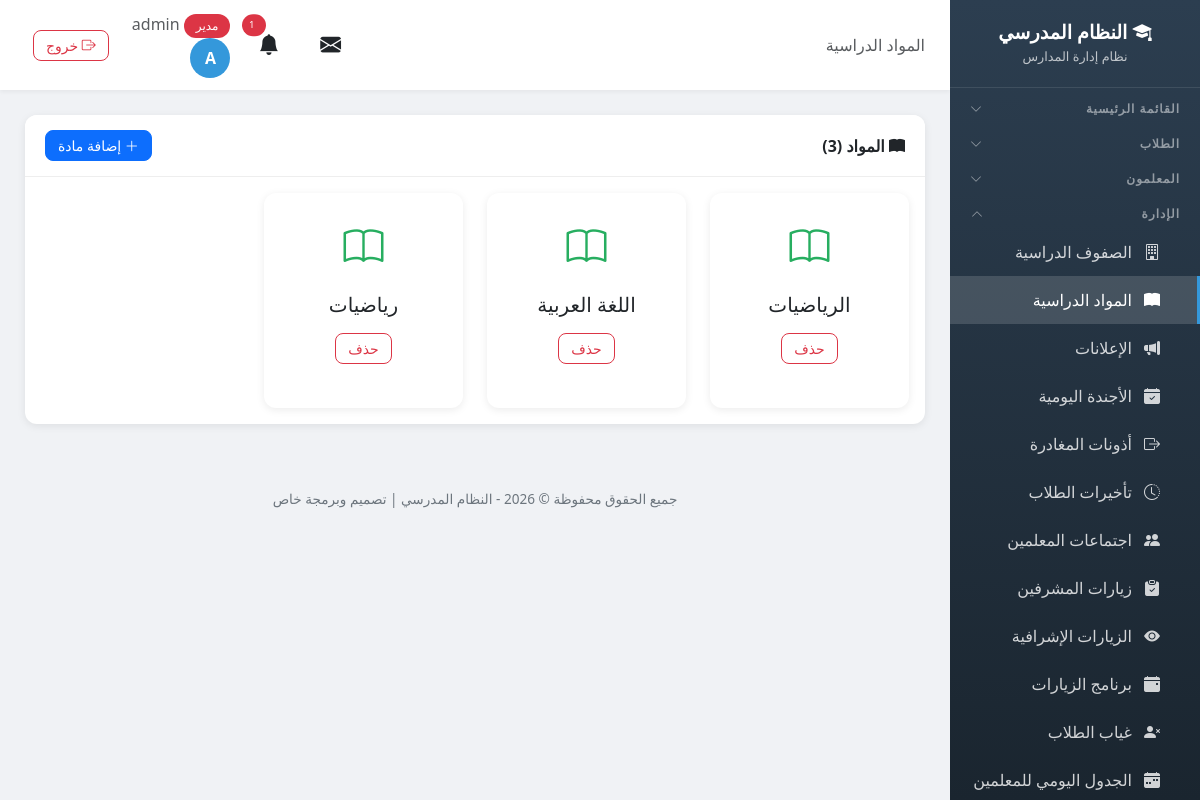
/subjects/ (signed in), run on the app's committed database.
### school/models.py (models this page shows, shortened)
class Profile(models.Model):
    ROLE_CHOICES = [
        ('admin', 'مدير'),
        ('vice_principal', 'نائب مدير'),
        ('secretary', 'سكرتير'),
        ('teacher', 'معلم'),
        ('student', 'طالب'),
    ]
    user = models.OneToOneField(User, on_delete=models.CASCADE, related_name='profile')
    role = models.CharField('الدور', max_length=20, choices=ROLE_CHOICES, default='student')
    phone = models.CharField('رقم الهاتف', max_length=20, blank=True)

class Subject(models.Model):
    name = models.CharField('اسم المادة', max_length=100, unique=True)
    class Meta:
        verbose_name = 'مادة'
        verbose_name_plural = 'المواد'

### school/views.py (the view)
# urls.py: path('subjects/', views.subject_list, name='subject_list'),
@login_required
def subject_list(request):
    if request.user.profile.role != 'admin':
        messages.error(request, 'ليس لديك صلاحية للوصول إلى هذه الصفحة')
        return redirect('dashboard')
    subjects = Subject.objects.all().order_by('name')
    return render(request, 'school/subject_list.html', {'subjects': subjects})

### school/models.py (called while the page is built, shortened)
def has_perm(user, module, action):
    if user.profile.role == 'admin':
        return True

### school/services.py (called while the page is built, shortened)
def send_visit_reminders():
    try:
        tomorrow = date.today() + timedelta(days=1)
        due = VisitProgram.objects.filter(visit_date=tomorrow, reminder_sent=False).select_related('teacher')
        if not due.exists():
            return
    except Exception as e:
        logger.error(f'خطأ في إرسال تذكيرات الزيارات: {e}')

### templates/school/subject_list.html (shortened to what this page needs)
{% extends 'school/base.html' %}
{% block page_heading %}المواد الدراسية{% endblock %}
{% block content %}
<div class="card">
    <div class="card-header d-flex justify-content-between align-items-center">
        <span><i class="bi bi-book-fill"></i> المواد ({{ subjects.count }})</span>
        <a href="{% url 'add_subject' %}" class="btn btn-primary btn-sm"><i class="bi bi-plus-lg"></i> إضافة مادة</a>
    </div>
    <div class="card-body">
        <div class="row g-4">
            {% for subject in subjects %}
            <div class="col-md-4 col-lg-3">
                <div class="card h-100">
                    <div class="card-body text-center py-4">
                        <i class="bi bi-book" style="font-size: 2.5rem; color: #27ae60;"></i>
                        <h5 class="mt-3">{{ subject.name }}</h5>
                        <a href="{% url 'delete_subject' subject.id %}" class="btn btn-outline-danger btn-sm mt-2">حذف</a>
                    </div>
                </div>
            </div>
            {% endfor %}
        </div>
    </div>
</div>
{% endblock %}

### templates/school/base.html (shortened to what this page needs)
<!DOCTYPE html>
<html lang="ar" dir="rtl">
<head>
    <link href="https://cdn.jsdelivr.net/npm/bootstrap@5.3.0/dist/css/bootstrap.min.css" rel="stylesheet">
    <link href="https://cdn.jsdelivr.net/npm/bootstrap@5.3.0/dist/css/bootstrap.rtl.min.css" rel="stylesheet">
    <link rel="stylesheet" href="https://cdn.jsdelivr.net/npm/bootstrap-icons@1.11.0/font/bootstrap-icons.css">
    <link href="https://cdn.jsdelivr.net/npm/select2@4.1.0-rc.0/dist/css/select2.min.css" rel="stylesheet" />
    <link href="https://cdn.jsdelivr.net/npm/select2-bootstrap-5-theme@1.3.0/dist/select2-bootstrap-5-theme.rtl.min.css" rel="stylesheet" />
    <link rel="stylesheet" href="https://unpkg.com/leaflet@1.9.4/dist/leaflet.css" />
</head>
<body>
    {% if user.is_authenticated %}
    <div class="sidebar" id="sidebar">
        <div class="brand">
            <h4><i class="bi bi-mortarboard-fill"></i> النظام المدرسي</h4>
            <small>نظام إدارة المدارس</small>
        </div>
        {% if user.is_authenticated %}
        <button class="nav-section nav-toggle" type="button" data-target="collapse-main" aria-expanded="false">
            <span>القائمة الرئيسية</span><i class="bi bi-chevron-down"></i>
        </button>
        {% if 'students_view' in user_perms or 'students_add' in user_perms or 'notes_view' in user_perms or 'levels_view' in user_perms %}
        <button class="nav-section nav-toggle" type="button" data-target="collapse-students" aria-expanded="false">
            <span>الطلاب</span><i class="bi bi-chevron-down"></i>
        </button>
        {% endif %}
        {% if 'teachers_view' in user_perms or 'teachers_add' in user_perms or 'nominations_view' in user_perms or 'guardians_view' in user_perms %}
        <button class="nav-section nav-toggle" type="button" data-target="collapse-teachers" aria-expanded="false">
            <span>المعلمون</span><i class="bi bi-chevron-down"></i>
        </button>
        {% endif %}
        {% if 'classes_view' in user_perms or 'subjects_view' in user_perms or 'announcements_view' in user_perms or 'agenda_view' in user_perms or 'leaves_view' in user_perms or 'lateness_view' in user_perms or 'meetings_view' in user_perms or 'supervisor_visits_view' in user_perms or 'inspection_visits_view' in user_perms or 'visit_program_view' in user_perms or 'absence_view' in user_perms or 'schedule_view' in user_perms or 'certificates_view' in user_perms or 'exams_view' in user_perms or 'survey_view' in user_perms %}
        <button class="nav-section nav-toggle" type="button" data-target="collapse-admin" aria-expanded="false">
            <span>الإدارة</span><i class="bi bi-chevron-down"></i>
        </button>
        <div class="nav-collapse" id="collapse-admin">
        {% endif %}
        {% if 'classes_view' in user_perms %}
        <a href="{% url 'class_list' %}" class="nav-link {% if 'class' in request.resolver_match.url_name %}active{% endif %}">
            <i class="bi bi-building"></i> الصفوف الدراسية
        </a>
        {% endif %}
        {% if 'subjects_view' in user_perms %}
        <a href="{% url 'subject_list' %}" class="nav-link {% if 'subject' in request.resolver_match.url_name %}active{% endif %}">
            <i class="bi bi-book-fill"></i> المواد الدراسية
        </a>
        {% endif %}
        {% if 'announcements_view' in user_perms %}
        <a href="{% url 'announcement_list' %}" class="nav-link {% if 'announcement' in request.resolver_match.url_name %}active{% endif %}">
            <i class="bi bi-megaphone-fill"></i> الإعلانات
        </a>
        {% endif %}
        {% if 'agenda_view' in user_perms %}
        <a href="{% url 'agenda_list' %}" class="nav-link {% if 'agenda' in request.resolver_match.url_name %}active{% endif %}">
            <i class="bi bi-calendar-check-fill"></i> الأجندة اليومية
        </a>
        {% endif %}
        {% if 'leaves_view' in user_perms %}
        <a href="{% url 'leave_list' %}" class="nav-link {% if 'leave' in request.resolver_match.url_name %}active{% endif %}">
            <i class="bi bi-box-arrow-right"></i> أذونات المغادرة
        </a>
        {% endif %}
        {% if 'lateness_view' in user_perms %}
        <a href="{% url 'lateness_list' %}" class="nav-link {% if 'lateness' in request.resolver_match.url_name %}active{% endif %}">
            <i class="bi bi-clock-history"></i> تأخيرات الطلاب
        </a>
        {% endif %}
        {% if 'meetings_view' in user_perms %}
        <a href="{% url 'meeting_list' %}" class="nav-link {% if 'meeting' in request.resolver_match.url_name %}active{% endif %}">
            <i class="bi bi-people-fill"></i> اجتماعات المعلمين
        </a>
        {% endif %}
        {% if 'supervisor_visits_view' in user_perms %}
        <a href="{% url 'supervisor_visit_list' %}" class="nav-link {% if 'supervisor_visit' in request.resolver_match.url_name %}active{% endif %}">
            <i class="bi bi-clipboard-check-fill"></i> زيارات المشرفين
        </a>
        {% endif %}
        {% if 'inspection_visits_view' in user_perms %}
        <a href="{% url 'inspection_visit_list' %}" class="nav-link {% if 'inspection_visit' in request.resolver_match.url_name %}active{% endif %}">
            <i class="bi bi-eye-fill"></i> الزيارات الإشرافية
        </a>
        {% endif %}
        {% if 'visit_program_view' in user_perms %}
        <a href="{% url 'visit_program_list' %}" class="nav-link {% if 'visit_program' in request.resolver_match.url_name %}active{% endif %}">
            <i class="bi bi-calendar-event-fill"></i> برنامج الزيارات
        </a>
        {% endif %}
        {% if 'absence_view' in user_perms %}
        <a href="{% url 'absence_list' %}" class="nav-link {% if 'absence' in request.resolver_match.url_name %}active{% endif %}">
            <i class="bi bi-person-x-fill"></i> غياب الطلاب
        </a>
        {% endif %}
        {% if 'schedule_view' in user_perms %}
        <a href="{% url 'schedule_edit' %}" class="nav-link {% if 'schedule' in request.resolver_match.url_name %}active{% endif %}">
            <i class="bi bi-calendar-week-fill"></i> الجدول اليومي للمعلمين
        </a>
        {% endif %}
        {% if 'classes_view' in user_perms or 'subjects_view' in user_perms or 'announcements_view' in user_perms or 'agenda_view' in user_perms or 'leaves_view' in user_perms or 'lateness_view' in user_perms or 'meetings_view' in user_perms or 'supervisor_visits_view' in user_perms or 'inspection_visits_view' in user_perms or 'visit_program_view' in user_perms or 'absence_view' in user_perms or 'schedule_view' in user_perms or 'certificates_view' in user_perms or 'exams_view' in user_perms or 'survey_view' in user_perms %}
        </div>
        {% endif %}
        {% endif %}
    </div>
    <div class="main-content">
        <div class="top-bar">
            <div>
                <span class="d-none d-md-inline text-muted">{% block page_heading %}{% endblock %}</span>
            </div>
            <div class="user-info">
                <div class="dropdown d-inline-block mx-2" id="messageBell">
                    <button class="btn btn-link text-reset position-relative p-1" type="button" data-bs-toggle="dropdown" aria-expanded="false" style="font-size: 1.3rem;">
                        <i class="bi bi-envelope-fill"></i>
                    </button>
                </div>
                <div class="dropdown d-inline-block mx-2" id="notificationBell">
                    <button class="btn btn-link text-reset position-relative p-1" type="button" data-bs-toggle="dropdown" aria-expanded="false" style="font-size: 1.3rem;">
                        <i class="bi bi-bell-fill"></i>
                        {% if unread_notifications_count > 0 %}
                        <span class="position-absolute top-0 start-100 translate-middle badge rounded-pill bg-danger" style="font-size: 0.6rem;">
                            {{ unread_notifications_count }}
                        </span>
                        {% endif %}
                    </button>
                </div>
                <a href="{% url 'my_account' %}" class="text-decoration-none text-reset">
                    <span class="text-muted d-none d-sm-inline">
                        <span class="badge bg-{% if user.profile.role == 'admin' %}danger{% elif user.profile.role == 'teacher' %}success{% else %}info{% endif %}">
                            {{ user.profile.get_role_display }}
                        </span>
                        {{ user.first_name|default:user.username }}
                    </span>
                    <div class="avatar">{{ user.first_name|first|default:user.username|first|upper }}</div>
                </a>
                <a href="{% url 'logout' %}" class="btn btn-sm btn-outline-danger ms-2" title="تسجيل الخروج">
                    <i class="bi bi-box-arrow-right"></i> <span class="d-none d-sm-inline">خروج</span>
                </a>
            </div>
        </div>
        <div class="page-content">
            {% block content %}{% endblock %}
        </div>
        <div class="footer no-print">
            <p>جميع الحقوق محفوظة &copy; {% now "Y" %} - النظام المدرسي | تصميم وبرمجة خاص</p>
        </div>
    </div>
    {% endif %}
</body>
</html>

### templates/school/base.html (style rules this page uses)
:root { --primary-color: #2c3e50; --secondary-color: #3498db; --accent-color: #e74c3c; --success-color: #27ae60; --warning-color: #f39c12; --info-color: #17a2b8; --sidebar-width: 250px; }
body { font-family: 'Segoe UI', Tahoma, sans-serif; background-color: #f0f2f5; overflow-x: hidden; }
.sidebar { position: fixed; top: 0; right: 0; height: 100vh; width: var(--sidebar-width); background: linear-gradient(180deg, var(--primary-color) 0%, #1a252f 100%); color: #fff; z-index: 1000; transition: all 0.3s ease; overflow-y: auto; }
.sidebar .brand { padding: 20px 15px; text-align: center; border-bottom: 1px solid rgba(255,255,255,0.1); }
.sidebar .brand h4 { margin: 0; font-weight: 700; font-size: 1.2rem; }
.sidebar .brand small { color: rgba(255,255,255,0.7); font-size: 0.8rem; }
.sidebar .nav-link { color: rgba(255,255,255,0.8); padding: 12px 20px; border-right: 3px solid transparent; transition: all 0.2s ease; display: flex; align-items: center; gap: 10px; }
.sidebar .nav-link.active { background: rgba(255,255,255,0.15); color: #fff; border-right-color: var(--secondary-color); }
.sidebar .nav-link i { width: 20px; text-align: center; }
.sidebar .nav-section { padding: 15px 20px 5px; font-size: 0.7rem; text-transform: uppercase; color: rgba(255,255,255,0.4); letter-spacing: 1px; }
.sidebar .nav-toggle { display: flex; justify-content: space-between; align-items: center; width: 100%; background: none; border: none; padding: 12px 20px 5px; cursor: pointer; text-align: right; font-size: 0.75rem; font-weight: 700; letter-spacing: 1px; color: rgba(255,255,255,0.5); transition: color 0.2s ease; }
.sidebar .nav-toggle .bi-chevron-down { transition: transform 0.3s ease; }
.sidebar .nav-toggle.open .bi-chevron-down { transform: rotate(180deg); }
.sidebar .nav-collapse { display: none; }
.sidebar .nav-collapse .nav-link { padding-right: 35px; }
.main-content { margin-right: var(--sidebar-width); min-height: 100vh; transition: all 0.3s ease; }
.top-bar { background: #fff; padding: 12px 25px; box-shadow: 0 2px 4px rgba(0,0,0,0.05); display: flex; justify-content: space-between; align-items: center; position: sticky; top: 0; z-index: 999; }
.top-bar .user-info { display: flex; align-items: center; gap: 15px; }
.top-bar .user-info .avatar { width: 40px; height: 40px; border-radius: 50%; background: var(--secondary-color); color: #fff; display: flex; align-items: center; justify-content: center; font-weight: bold; }
.page-content { padding: 25px; }
.card { border: none; border-radius: 12px; box-shadow: 0 2px 8px rgba(0,0,0,0.08); transition: all 0.3s ease; margin-bottom: 20px; }
.card-header { background: #fff; border-bottom: 1px solid #eee; padding: 15px 20px; font-weight: 600; border-radius: 12px 12px 0 0 !important; }
.btn { border-radius: 8px; font-weight: 500; padding: 8px 20px; }
.btn-sm { padding: 4px 12px; }
.badge { padding: 6px 12px; border-radius: 20px; font-weight: 500; }
.footer { text-align: center; padding: 20px; color: #6c757d; font-size: 0.85rem; }

### data on the page
Subject: name "الرياضيات"
Subject: name "اللغة العربية"
Subject: name "رياضيات"

### other printed values
{{ unread_notifications_count }} "1"
{{ user.profile.get_role_display }} "مدير"
{{ user.first_name|default:user.username }} "admin"
{{ user.first_name|first|default:user.username|first|upper }} "A"
{{ subjects.count }} "3"
